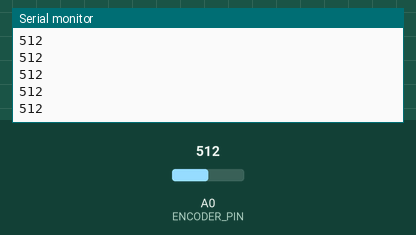
This sketch was run on a simulated Arduino Uno, built with avr-gcc and run on an emulated ATmega328P. On the bench: the last lines printed to the serial monitor. The inputs (shaded band) are chosen by the test bench; at power-on: A0 (ENCODER_PIN) = 512.

Above: at 1.2 s.
1.3 s: A0 (ENCODER_PIN) set to 716
At 1.31 s:
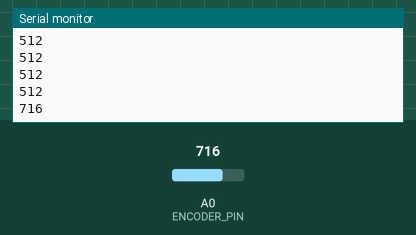
2.8 s: A0 (ENCODER_PIN) set to 900
At 2.81 s:
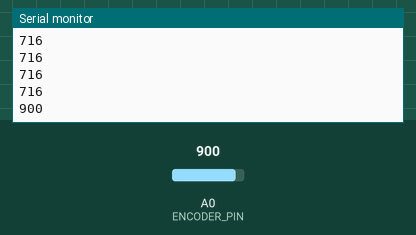
Timing chart, 0 to 5.8 s (numbered marks = the images above; inputs shaded):
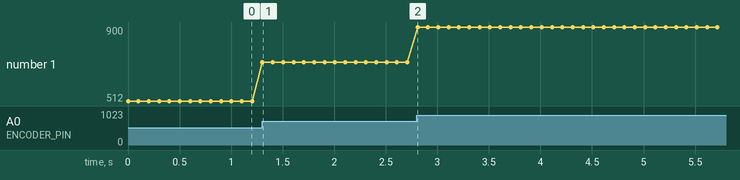

Measured:
- after the input at 1.3 s, the serial monitor: prints a new line at once (image 1)
- after the input at 2.8 s, the serial monitor: prints a new line at once (image 2)
- plotted number 1: 512 → 716 after the input at 1.3 s, 716 → 900 after the input at 2.8 s

The sketch:

monitoring.ino
```cpp
#include <Arduino.h>

#define ENCODER_PIN A0

void setup() {
  Serial.begin(115200);
  Serial.println("Monitor started.");
}

void loop() {
  int encoderValue = analogRead(ENCODER_PIN);

  Serial.println(encoderValue);
  delay(100);
}
```
